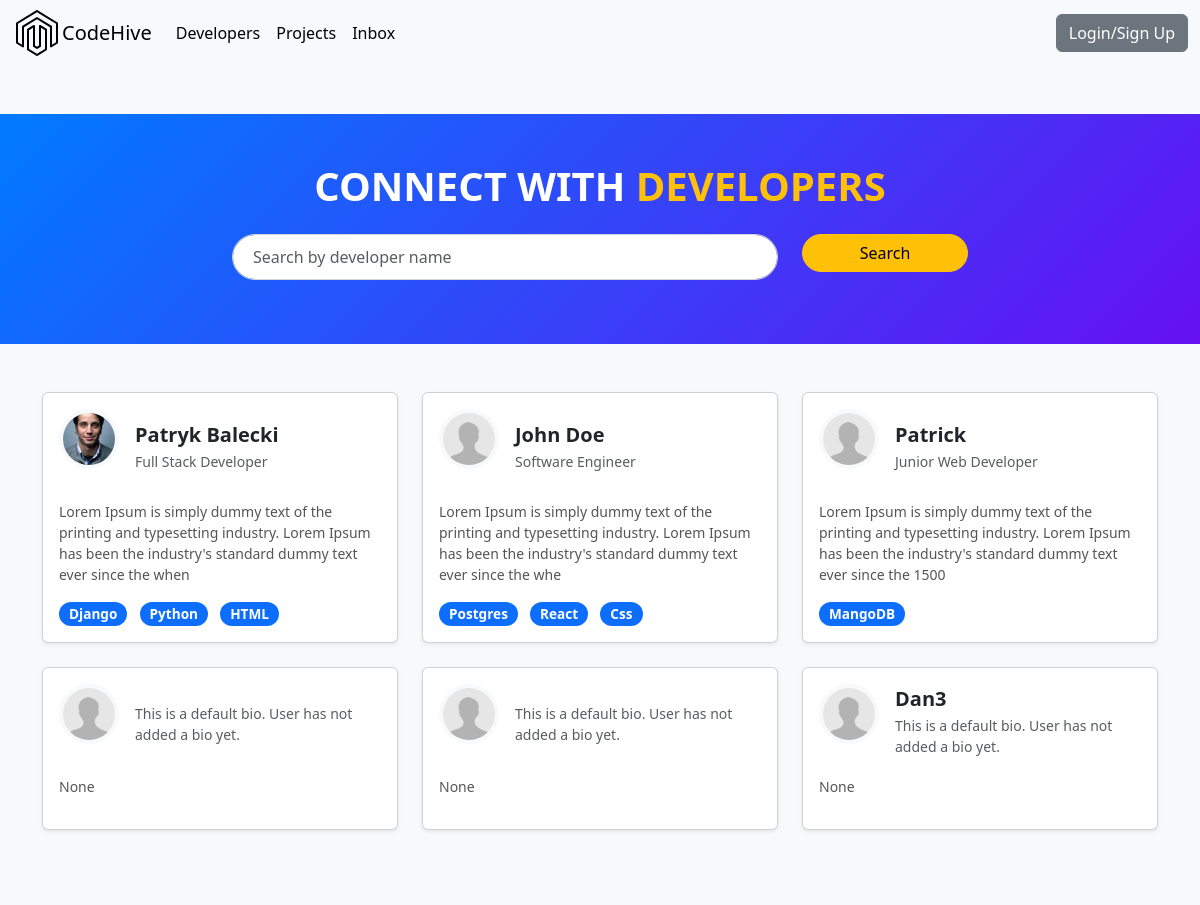
Before: / with the older database file.
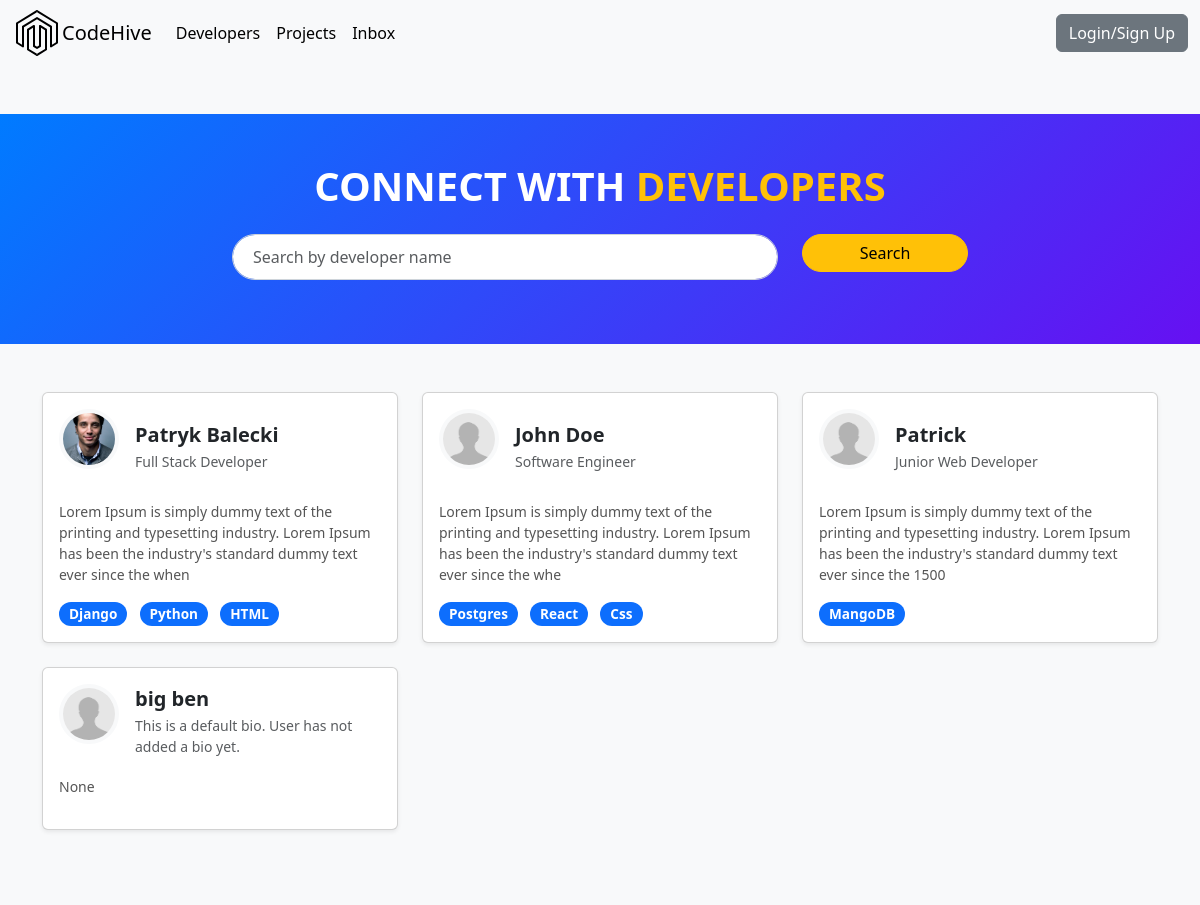
After: the same page with the newer database file.
### users/models.py (models this page shows, shortened)
class Profile(models.Model):
    user = models.OneToOneField(User, on_delete=models.CASCADE, null=True, blank=True)
    name = models.CharField(max_length=200, blank=True, null=True)
    email = models.EmailField(max_length=500, blank=True, null=True)
    username = models.CharField(max_length=200, blank=True, null=True)
    location = models.CharField(max_length=200, blank=True, null=True, default="Earth")
    short_intro = models.CharField(max_length=200, blank=True, null=True, default="This is a default bio. User has not added a bio yet.")
    bio = models.TextField(blank=True, null=True)
    profile_image = models.ImageField(null=True, blank=True, upload_to='profiles/', default="profiles/user-default.jpg")
    social_github = models.CharField(max_length=200, blank=True, null=True)
    social_twitter = models.CharField(max_length=200, blank=True, null=True)
    social_linkedin = models.CharField(max_length=200, blank=True, null=True)
    social_youtube = models.CharField(max_length=200, blank=True, null=True)
    social_website = models.CharField(max_length=200, blank=True, null=True)
    created = models.DateTimeField(auto_now_add=True)
    id = models.UUIDField(default=uuid.uuid4, unique=True, primary_key=True, editable=False)

class Skill(models.Model):
    owner = models.ForeignKey(
        Profile, on_delete=models.CASCADE, null=True, blank=True)
    name = models.CharField(max_length=200, blank=True, null=True)
    description = models.TextField(null=True, blank=True)
    created = models.DateTimeField(auto_now_add=True)
    id = models.UUIDField(default=uuid.uuid4, unique=True, primary_key=True, editable=False)
    def __str__(self):
        return str(self.name)

### users/views.py (the view)
# urls.py: path('', views.profiles, name="profiles"),
def profiles(request):
    profiles = Profile.objects.all()
    context = {'profiles': profiles}
    return render(request, 'users/profiles.html', context)

### users/templates/users/profiles.html
{% extends 'main.html' %}
{% block content %}
<main class="home py-5 bg-light">
    <section class="hero-section text-center py-5 bg-primary text-white">
        <div class="container">
            <div class="hero-section-box mb-4">
                <h2>CONNECT WITH <span class="text-warning">DEVELOPERS</span></h2>
            </div>
            <div class="hero-section-search">
                <form id="search-form" class="form row justify-content-center" action="{% url 'profiles' %}" method="get">
                    <div class="col-md-6 mb-3">
                        <input class="form-control" id="formInput#search" type="text" name="search_query"
                            value="{{search_query}}" placeholder="Search by developer name" />
                    </div>
                    <div class="col-md-2">
                        <input class="btn btn-warning w-100" type="submit" value="Search" />
                    </div>
                </form>
            </div>
        </div>
    </section>
    <section class="dev-list py-5">
        <div class="container">
            <div class="row g-4">
                {% for profile in profiles %}
                <div class="col-md-4">
                    <div class="card h-100 shadow-sm">
                        <a href="{% url 'user-profile' profile.id %}" class="text-decoration-none text-dark">
                            <div class="card-body">
                                <div class="d-flex align-items-center mb-3">
                                    <img class="avatar rounded-circle me-3" src="{{ profile.profile_image.url }}" alt="image"
                                        style="width: 60px; height: 60px;" />
                                    <div class="dev-meta">
                                        <h5 class="mb-1">{{ profile.name }}</h5>
                                        <p class="text-muted small mb-0">{{ profile.short_intro|slice:"60" }}</p>
                                    </div>
                                </div>
                                <p class="dev-info small  mb-3">{{ profile.bio|slice:"150" }}</p>
                                <div class="dev-skills">
                                    {% for skill in profile.skill_set.all|slice:"5" %}
                                    <span class="badge bg-primary me-2">{{ skill }}</span>
                                    {% endfor %}
                                </div>
                            </div>
                        </a>
                    </div>
                </div>
                {% endfor %}
            </div>
        </div>
    </section>
</main>
{% endblock content%}

### templates/main.html (shortened to what this page needs)
<!DOCTYPE html>
{% load static %}
<html lang="en">
<head>
    <link rel="stylesheet" type="text/css" media="screen" href='{% static "styles/main.css"%}'>
    <link href="https://cdn.jsdelivr.net/npm/bootstrap@5.3.3/dist/css/bootstrap.min.css" rel="stylesheet"
>
</head>
<body>
    {% include 'navbar.html' %}
    {% block content %}
    {% endblock content %}
    </body>
</html>

### templates/navbar.html (shortened to what this page needs)
{% load static %}
<nav class="navbar navbar-expand-lg bg-body-tertiary ju">
    <div class="container-fluid">
        <img src="{% static 'images/logo.svg' %} " alt="CodeHive Logo" width="50" height="50" class="d-inline-block align-text-top" />
        <a class="navbar-brand" href="{% url 'profiles' %}">CodeHive</a>
      <div class="collapse navbar-collapse" id="navbarSupportedContent">
        <ul class="navbar-nav me-auto mb-2 mb-lg-0">
            <li class="nav-item">
                <a class="nav-link active" aria-current="page" href="{% url 'profiles' %}">Developers</a>
            </li>
            <li class="nav-item">
                <a class="nav-link active" aria-current="page" href="{% url 'projects' %}">Projects</a>
            </li>
            <li class="nav-item">
                <a class="nav-link active" aria-current="page" href="#">Inbox</a>
            </li>
        </ul>
          {% if request.user.is_authenticated %}
            <a class="nav-link active" aria-current="page" href="{% url 'account' %}">Account &nbsp</a>
          <a style="text-decoration: none;" href="{% url 'logout' %}" class="btn btn-secondary navbar-btn">Log Out</a>
          {% else %}
          <a style="text-decoration: none;" href="{% url 'login' %}" class="btn btn-secondary navbar-btn">Login/Sign Up</a>
          {% endif %}
      </div>
    </div>
  </nav>

### static/styles/main.css (style rules this page uses)
.card { border-radius: 10px; overflow: hidden; transition: transform 0.2s ease, box-shadow 0.2s ease; }
.btn { border-radius: 20px; }
.hero-section { background: linear-gradient(135deg, #007bff, #6610f2); color: #fff; text-transform: uppercase; }
.hero-section-box h2 { font-size: 2.5rem; font-weight: 700; }
.hero-section-search .form-control { border-radius: 30px; padding: 10px 20px; font-size: 1rem; }
.hero-section-search .btn { border-radius: 30px; }
.dev-list { background-color: #f8f9fa; }
.card { border: none; border-radius: 10px; transition: transform 0.3s ease, box-shadow 0.3s ease; }
.card-body { padding: 20px; }
.avatar { width: 60px; height: 60px; object-fit: cover; }
.dev-meta h5 { font-size: 1.25rem; font-weight: 600; }
.dev-info { font-size: 0.95rem; color: #555; }
.dev-skills .badge { font-size: 0.85rem; padding: 5px 10px; border-radius: 20px; }
.avatar { object-fit: cover; border: 4px solid #f8f9fa; }
.badge { font-size: 0.85rem; padding: 5px 10px; }
.container { max-width: 600px; }
.card { border: none; border-radius: 10px; background: #f9f9f9; }
.card-body { padding: 2rem; }
input.form-control { border-radius: 5px; border: 1px solid #ced4da; transition: border-color 0.3s ease; }
.card { border-radius: 8px; overflow: hidden; }
.card-body img.avatar { border-radius: 50%; width: 150px; height: 150px; object-fit: cover; margin-bottom: 1rem; }
.btn { border-radius: 4px; }
input, select, textarea { display: block; width: 100%; padding: 0.75rem; font-size: 1rem; border: 1px solid #ced4da; border-radius: 4px; }

Changed rows visible on the page:
removed Profile: profile_image (placeholder picture), short_intro "This is a default bio. User has not added a bio yet.", bio "None"
removed Profile: profile_image (placeholder picture), short_intro "This is a default bio. User has not added a bio yet.", bio "None"
removed Profile: profile_image (placeholder picture), name "Dan3", short_intro "This is a default bio. User has not added a bio yet.", bio "None"
added Profile: profile_image (placeholder picture), name "big ben", short_intro "This is a default bio. User has not added a bio yet.", bio "None"
